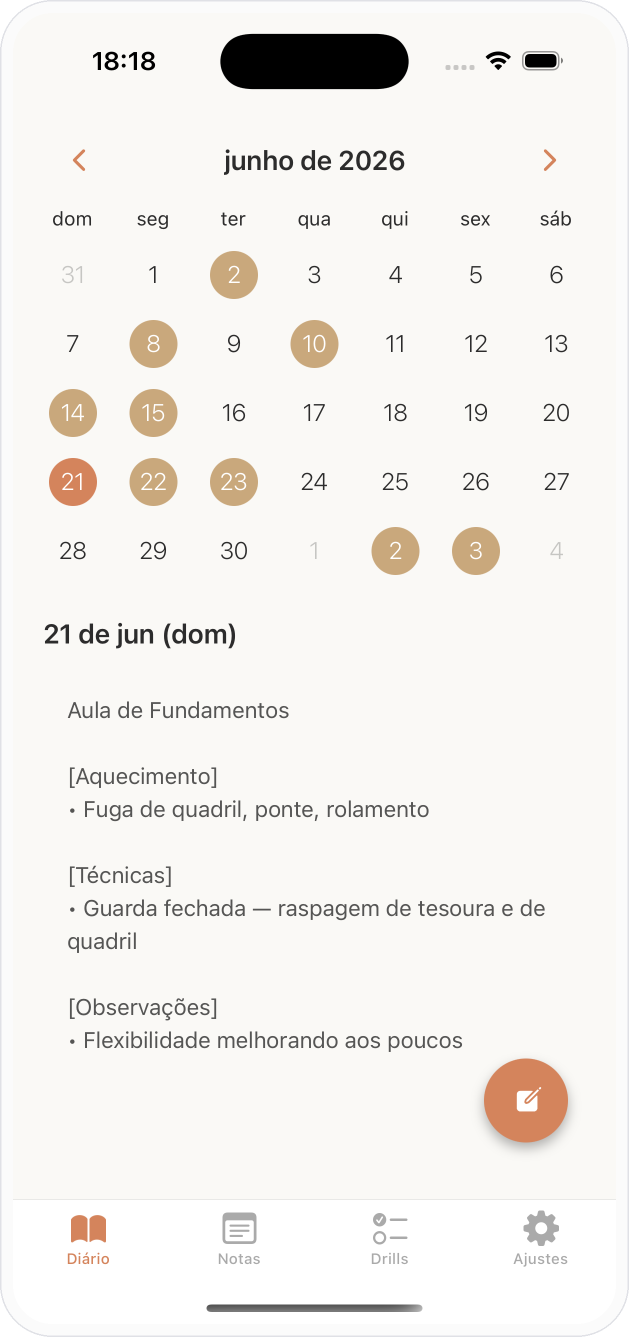
#> input picture assets/mock_pt_journal.png, 1258 x 2674 px (shown at 1/2 size)
$ python -i generate_promo.py   (imports and definitions only)
#> lines starting #> are read from the running program, lines starting #| are printed output that depends on the picture
#> further down, picture is the input picture: PIL image 1258x2674 RGBA; mean R, G, B, A 241.5, 239.3, 235.8, 254.3
### generate_cards.py
# -*- coding: utf-8 -*-
"""
柔術日記 Instagram カード一括生成
usage: python3 generate_cards.py [--only 2026-08-01]

content/queue.json を読み、output/{date}_{lang}.png を生成する。
必要フォント: Noto Sans CJK / Noto Serif CJK
  Ubuntu: sudo apt install fonts-noto-cjk fonts-noto-cjk-extra
  macOS : brew install --cask font-noto-sans-cjk-jp font-noto-serif-cjk-jp
"""
import argparse
import glob
import json
import os
import sys

from PIL import Image, ImageDraw, ImageFont

W = H = 1080

# ---- palette: 道着とベルト ----
GI_NAVY    = (23, 36, 61)
GI_WHITE   = (241, 237, 227)
BELT_BLACK = (11, 11, 13)
RANK_RED   = (178, 35, 53)
FADE       = (168, 177, 196)
PT_WHITE   = (206, 205, 200)  # PTブロックの見出し（ENより一段控えめ）
PT_FADE    = (132, 142, 162)  # PTブロックのサブ

HANDLES = {"ja": "@bjj.diary.jp", "en": "@bjj.diary"}

# EN card は英語 ｜ ポルトガル語 のバイリンガル eyebrow
EYEBROWS = {
    "tips":    {"ja": ("TRAINING TIPS", "BJJ DIARY"), "en": ("TRAINING TIPS", "DICAS DE TREINO")},
    "quote":   {"ja": ("ON THE MATS", "今日の一言"), "en": ("ON THE MATS", "NO TATAME")},
    "feature": {"ja": ("WHY BJJ DIARY", "アプリのこと"), "en": ("WHY BJJ DIARY", "SOBRE O APP")},
}

# PT の見出し・サブは EN のこの比率で描画（違和感なく控えめに）
PT_HEAD_RATIO = 0.65
PT_SUB_RATIO  = 0.85


def find_font(patterns):
    dirs = [
        "/usr/share/fonts/opentype/noto",
        "/usr/share/fonts/truetype/noto",
        os.path.expanduser("~/Library/Fonts"),
        "/Library/Fonts", "/System/Library/Fonts",
    ]
    for d in dirs:
        for p in patterns:
            hits = glob.glob(os.path.join(d, p))
            if hits:
                return hits[0]
    sys.exit(f"フォントが見つかりません: {patterns} — READMEのフォント項を参照")


SANS_BLACK = find_font(["NotoSansCJK-Black.ttc", "NotoSansCJKjp-Black.otf", "NotoSansJP-Black.*"])
SANS_REG   = find_font(["NotoSansCJK-Regular.ttc", "NotoSansCJKjp-Regular.otf", "NotoSansJP-Regular.*"])
SANS_MED   = find_font(["NotoSansCJK-Medium.ttc", "NotoSansCJKjp-Medium.otf", "NotoSansJP-Medium.*"])
SERIF_BLK  = find_font(["NotoSerifCJK-Black.ttc", "NotoSerifCJKjp-Black.otf", "NotoSerifJP-Black.*"])


def font(path, size):
    return ImageFont.truetype(path, size, index=0)


# [57 lines left out: functions weave_texture, belt_bar, eyebrow, multiline, fit_size, text_item, not called in this run]


def rule_item(color, gap, width=64, thickness=4):
    return {"kind": "rule", "color": color, "gap": gap, "width": width, "thickness": thickness}


# [96 lines left out: functions draw_stack, build_stack, render, main, not called in this run]


# ===== mockup card =====
CREAM      = (250, 247, 240)
RULE_GRAY  = (215, 211, 204)
MARGIN_RED = (234, 92, 78)
INK        = (58, 50, 44)
INK_SOFT   = (135, 126, 117)
INK_FAINT  = (165, 157, 148)  # クリーム面のPTサブ

ASSET_STYLE = {
    "tilt_ja_journal": dict(height=1150, cx=810, cy=560, rotate=0),
    "tilt_ja_drills":  dict(height=1150, cx=810, cy=560, rotate=0),
    "mock_ja_stats":   dict(height=1020, cx=800, cy=545, rotate=-6),
    "mock_ja_notes":   dict(height=1020, cx=800, cy=545, rotate=-6),
    "mock_ja_comp":    dict(height=1020, cx=800, cy=545, rotate=-6),
    "mock_en_stats":   dict(height=1020, cx=800, cy=545, rotate=-6),
    "mock_en_notes":   dict(height=1020, cx=800, cy=545, rotate=-6),
    "mock_en_comp":    dict(height=1020, cx=800, cy=545, rotate=-6),
}


# [22 lines left out: functions notebook_bg, paste_phone, not called in this run]


def belt_bar_cream(d, handle):
    belt_bar(d, handle)  # 同じ帯バー（黒背景なのでクリームでも成立）


# [23 lines left out: function render_mockup, not called in this run]


# [2 lines that do not run on import are left out]

### generate_promo.py
# -*- coding: utf-8 -*-
"""
単発の告知カード生成（自動投稿のキューとは別枠）
usage: python3 generate_promo.py

日々の投稿とは意図的にフォーマットを変えている。特別感を出すため:
  - 濃紺ではなくブラジルカラー（緑地＋黄のひし形）
  - 端末は傾けず正面、画面全体を見せる
  - 帯バーは細くしてハンドルのみ
出力: output/promo_pt_launch.png
"""
import os

from PIL import Image, ImageDraw, ImageFilter

from generate_cards import SANS_BLACK, SANS_MED, SANS_REG, font

W = H = 1080

# ---- ブラジル国旗由来のパレット ----
BR_GREEN      = (0, 105, 47)
BR_GREEN_DEEP = (0, 74, 33)
BR_YELLOW     = (255, 205, 0)
BR_BLUE       = (0, 39, 118)
CREAM         = (250, 247, 240)
INK           = (26, 26, 26)

SHOT = "assets/mock_pt_journal.png"
OUT = "output/promo_pt_launch.png"


# [18 lines left out: function background, not called in this run]


def phone(img, height=720, cx=812, cy=520):
#> called with height = 720, cx = 812, cy = 520
    ph = Image.open(SHOT).convert("RGBA")
    r = height / ph.height
#> r = 0.269
    ph = ph.resize((int(ph.width * r), height), Image.LANCZOS)
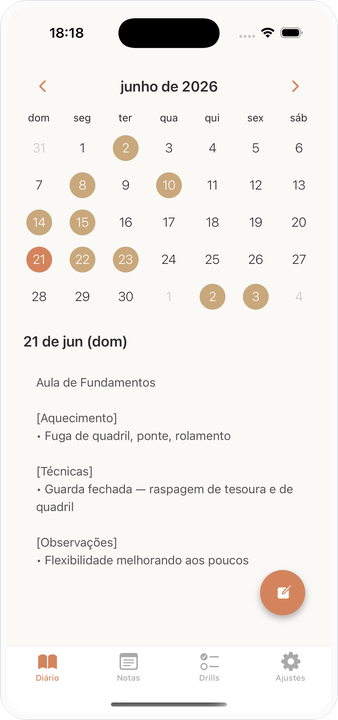
#> ph: PIL image 338x720 RGBA; mean R, G, B, A 241.5, 239.4, 235.9, 254.3; transparent parts drawn white
    x, y = cx - ph.width // 2, cy - ph.height // 2
#> x = 643; y = 160

    shadow = Image.new("RGBA", (W, H), (0, 0, 0, 0))
#> shadow: PIL image 1080x1080 RGBA; every value is 0
    shadow.paste(Image.new("RGBA", ph.size, (0, 30, 12, 130)), (x + 10, y + 22), ph.split()[3])
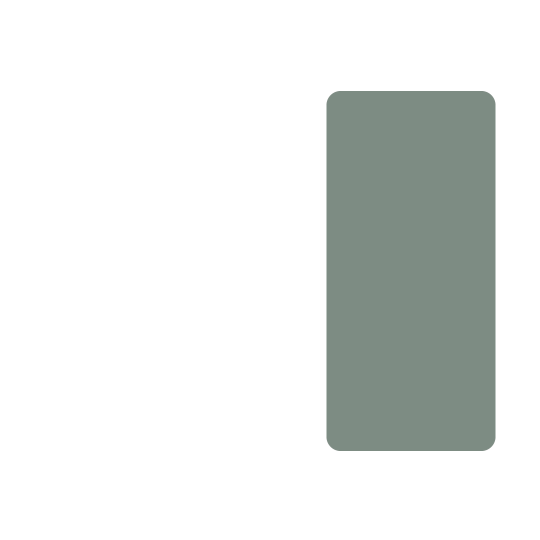
#> shadow: PIL image 1080x1080 RGBA (shown at 1/2 size); mean R, G, B, A 0, 6.2, 2.5, 27; transparent parts drawn white
    shadow = shadow.filter(ImageFilter.GaussianBlur(22))
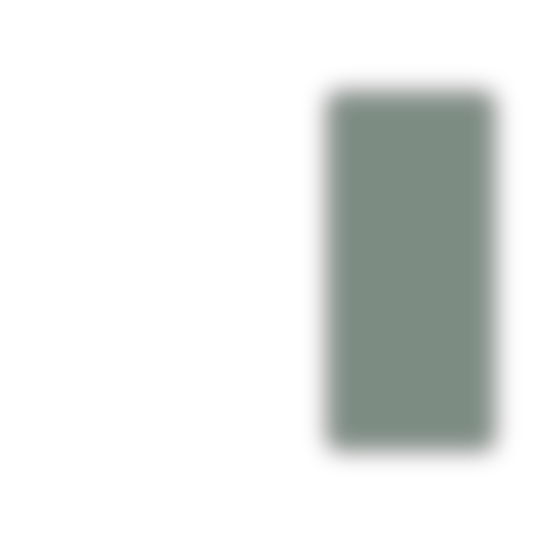
#> shadow: PIL image 1080x1080 RGBA (shown at 1/2 size); mean R, G, B, A 0, 6.2, 2.5, 27; transparent parts drawn white
#> (the run stopped early here; a loop or call above may not have finished)
